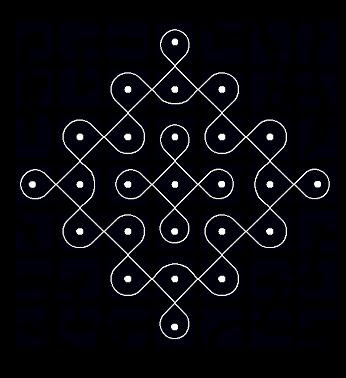
#> input picture assets/kolam1.JPG, 346 x 378 px
$ python -i vision.py   (imports and definitions only)
#> lines starting #> are read from the running program, lines starting #| are printed output that depends on the picture; after the words box and inside, x2 and y2 are one past the last pixel; in counts of white or black regions, pixels touching at a corner belong together
import cv2
import numpy as np

class MugguVision:
    def __init__(self, image_path):
#> called with image_path = '../assets/kolam1.JPG'
        self.image = cv2.imread(image_path)
#> self.image is the input picture: shape (378, 346, 3); mean B, G, R 14.7, 9.6, 9.8
        if self.image is None:
            raise ValueError(f"Could not open image at {image_path}")
        # Convert to HSV for better color/brightness separation
        self.hsv = cv2.cvtColor(self.image, cv2.COLOR_BGR2HSV)
#> self.hsv: shape (378, 346, 3); mean H, S, V 88.5, 161.7, 14.7
        self.gray = cv2.cvtColor(self.image, cv2.COLOR_BGR2GRAY)

    def identify_chukkalu(self):
        """
        Feature Extraction: Using HSV Color Segmentation and High-Intensity Thresholding
        to isolate 'Chukkalu' (dots).
        """
        # 1. Use V (Value) channel from HSV for intensity
        v_channel = self.hsv[:, :, 2]

        # 2. High-Intensity Thresholding
        # Dots are usually the brightest part of the image
        _, mask = cv2.threshold(v_channel, 200, 255, cv2.THRESH_BINARY)

        # 3. Morphological cleanup to remove noise
        kernel = cv2.getStructuringElement(cv2.MORPH_ELLIPSE, (5, 5))
        mask = cv2.morphologyEx(mask, cv2.MORPH_OPEN, kernel)

        # 4. Contour detection
        contours, _ = cv2.findContours(mask, cv2.RETR_EXTERNAL, cv2.CHAIN_APPROX_SIMPLE)

        dots = []
        for cnt in contours:
            area = cv2.contourArea(cnt)
            # Filter by area to distinguish dots from lines or noise
            # Increased max area to 2000 to catch dots in larger/closer images (e.g. kolam4)
            if 5 < area < 2000:
                M = cv2.moments(cnt)
                if M["m00"] != 0:
                    cx = int(M["m10"] / M["m00"])
                    cy = int(M["m01"] / M["m00"])
                    dots.append((cx, cy))
        return dots

    def get_skeleton(self):
        """
        Structural Skeletonization: Converting hand-drawn or digital lines into a
        1-pixel-wide mathematical 'skeleton'.
        """
        # 1. Adaptive Thresholding for robust line detection
        binary = cv2.adaptiveThreshold(self.gray, 255, cv2.ADAPTIVE_THRESH_GAUSSIAN_C,
                                       cv2.THRESH_BINARY_INV, 11, 2)

        # 2. Morphological Closing to bridge gaps
        kernel = cv2.getStructuringElement(cv2.MORPH_ELLIPSE, (3, 3))
        closed = cv2.morphologyEx(binary, cv2.MORPH_CLOSE, kernel, iterations=2)

        # 3. Skeletonization
        try:
            # Check for ximgproc (opencv-contrib-python)
            skeleton = cv2.ximgproc.thinning(closed, thinningType=cv2.ximgproc.THINNING_ZHANGSUEN)
        except AttributeError:
            # Fallback for standard OpenCV
            skeleton = self._skeletonize_morphological(closed)

        return skeleton

    def _skeletonize_morphological(self, img):
        """Standard morphological skeletonization fallback."""
        size = np.size(img)
        skel = np.zeros(img.shape, np.uint8)

        element = cv2.getStructuringElement(cv2.MORPH_CROSS, (3, 3))
        done = False

        while not done:
            eroded = cv2.erode(img, element)
            temp = cv2.dilate(eroded, element)
            temp = cv2.subtract(img, temp)
            skel = cv2.bitwise_or(skel, temp)
            img = eroded.copy()

            zeros = size - cv2.countNonZero(img)
            if zeros == size:
                done = True
        return skel

    def verify_sikku_topology(self, skeleton):
        """
        Rule-Based Verification: Applying Topological Neighbor Counting to verify
        if a design follows the Sikku principle (single continuous closed loop).
        """
        skel_bool = (skeleton > 0).astype(np.uint8)

        # Neighbor counting kernel
        kernel = np.array([[1, 1, 1], [1, 0, 1], [1, 1, 1]], dtype=np.uint8)

        # Count neighbors for each pixel
        neighbor_count = cv2.filter2D(skel_bool, -1, kernel)
        neighbor_count = neighbor_count * skel_bool

        # Endpoints have exactly 1 neighbor
        endpoints = np.sum(neighbor_count == 1)

        # Sikku Principle: A closed loop must have ZERO endpoints.
        is_closed_loop = (endpoints == 0)
        has_content = np.sum(skel_bool) > 0

        return {
            "is_closed_loop": is_closed_loop,
            "endpoints_count": endpoints,
            "has_content": has_content
        }

    def classify_style(self, dots, skeleton):
        """
        Style Classifier: Distinguishes between Puli, Sikku, and Padi styles.
        """
        if not dots:
            return "Unknown (No Dots)"

        # 1. Distance Transform from Skeleton
        skel_inv = cv2.bitwise_not(skeleton)
        dist_transform = cv2.distanceTransform(skel_inv, cv2.DIST_L2, 5)

        dot_distances = []
        for dot in dots:
            d = dist_transform[dot[1], dot[0]]
            dot_distances.append(d)

        avg_dist = np.mean(dot_distances) if dot_distances else 0

        style = "Unknown"

        # Heuristic: If avg distance is very small (< 10 pixels), likely Puli.
        if avg_dist < 12:
            style = "Puli Kolam (Dot-to-Dot)"
        else:
            style = "Sikku Kolam (Curved)"

        return style

    def extract_color_palette(self, k=2):
        """
        Color Palette 'Mood' Extraction: K-Means Clustering on original colors.
        Ignores background color to find dominant *design* colors.
        Returns Top 2 colors.
        """
        # Resize for speed
        img_small = cv2.resize(self.image, (150, 150))
        img_rgb = cv2.cvtColor(img_small, cv2.COLOR_BGR2RGB)

        # Detect background color (median of 4 corners)
        h, w, _ = img_rgb.shape
        corners = [
            img_rgb[0, 0], img_rgb[0, w-1],
            img_rgb[h-1, 0], img_rgb[h-1, w-1]
        ]
        bg_color = np.median(corners, axis=0) # [R, G, B]

        pixels = img_rgb.reshape(-1, 3).astype(np.float32)

        # Filter out background pixels
        # Calculate distance of each pixel to detected background
        dist_to_bg = np.linalg.norm(pixels - bg_color, axis=1)

        # Threshold: exclude pixels very close to background (e.g., < 30 euclidean dist)
        # Also exclude very dark pixels if BG is dark (Charcoal Black issue)
        # But 'bg_color' logic covers generic background.

        non_bg_mask = dist_to_bg > 30
        content_pixels = pixels[non_bg_mask]

        # If image is solid color or mask removed everything, fallback to original
        if len(content_pixels) < 100:
            content_pixels = pixels

        # K-Means
        criteria = (cv2.TERM_CRITERIA_EPS + cv2.TERM_CRITERIA_MAX_ITER, 10, 1.0)

        # Handle case where we have fewer pixels than k centers
        actual_k = min(k, len(content_pixels))

        if actual_k > 0:
            _, labels, centers = cv2.kmeans(content_pixels, actual_k, None, criteria, 10, cv2.KMEANS_RANDOM_CENTERS)
            dominant_colors = centers.astype(int)
        else:
            dominant_colors = []

        palette = []
        for color in dominant_colors:
            name = self._get_cultural_color_name(color)
            palette.append(name)

        return palette

    def _get_cultural_color_name(self, rgb):
        """Maps RGB to nearest Indian cultural color name."""
        r, g, b = rgb

        # Simple Euclidean distance mapping to a predefined cultural palette
        cultural_colors = {
            "Kumkum Red": (180, 20, 20),
            "Turmeric Yellow": (255, 200, 0),
            "Rice Flour White": (240, 240, 240),
            "Charcoal Black": (30, 30, 30),
            "Leaf Green": (34, 139, 34),
            "Sky Blue": (135, 206, 235),
            "Magenta": (255, 0, 255),
            "Saffron": (255, 153, 51),
            "Mud Brown": (101, 67, 33),
            "Deep Blue": (0, 50, 150)
        }

        min_dist = float('inf')
        closest_name = "Unknown"

        for name, ref_rgb in cultural_colors.items():
            dist = np.sqrt((r - ref_rgb[0])**2 + (g - ref_rgb[1])**2 + (b - ref_rgb[2])**2)
            if dist < min_dist:
                min_dist = dist
                closest_name = name

        return closest_name

    def analyze_principles(self):
        dots = self.identify_chukkalu()
#> in identify_chukkalu, `_, mask = cv2.threshold(v_channel, 200, 255, cv2.THRESH_BINARY)`:
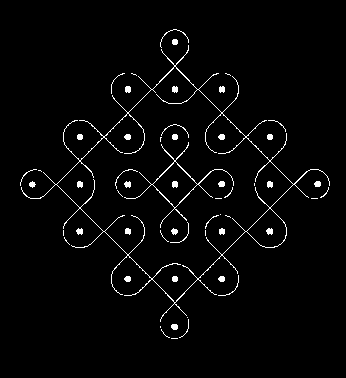
#> mask: shape (378, 346); 2.6% white in thin lines or dots, all inside (x1, y1, x2, y2) = (20, 29, 330, 339)
#> in identify_chukkalu, `mask = cv2.morphologyEx(mask, cv2.MORPH_OPEN, kernel)`:
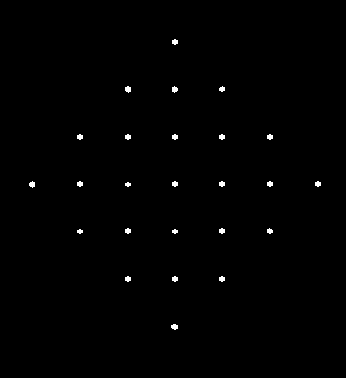
#> mask: shape (378, 346); 0.53% white; 25 white regions
#> in identify_chukkalu, `contours, _ = cv2.findContours(mask, cv2.RETR_EXTERNAL, cv2.CHAIN_APPR..`: contours = 25 contours, 21 with area under 20; largest, box (x1, y1, x2, y2) and area: (171, 324, 178, 330) 22, (125, 86, 131, 93) 22, (29, 181, 35, 188) 21, (172, 86, 178, 93) 21
#> the loop in identify_chukkalu, `for cnt in contours:` made 25 passes
#> (area, cx, cy) on passes 1, 16, 23, 24: (22.5, 174, 326), (21, 31, 184), (21, 174, 89), (22.5, 127, 88)
#> after the loop in identify_chukkalu, `for cnt in contours:`: dots = 25 pairs, first value 31 to 317, second value 41 to 326
        skel = self.get_skeleton()
#> in get_skeleton, `binary = cv2.adaptiveThreshold(self.gray, 255, cv2.ADAPTIVE_THRESH_GAU..`:
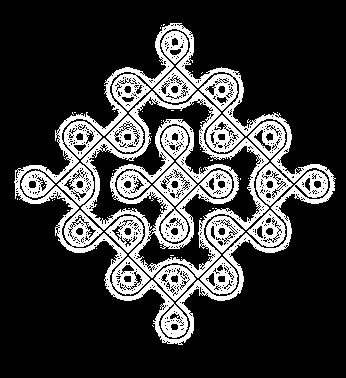
#> binary: shape (378, 346); 23% white; 61 white regions (44 under 20 px), largest, box (x1, y1, x2, y2) and area: (14, 23, 336, 345) 11753, (81, 91, 269, 278) 8317, (153, 163, 197, 206) 754
#> in get_skeleton, `closed = cv2.morphologyEx(binary, cv2.MORPH_CLOSE, kernel, iterations=2)`:
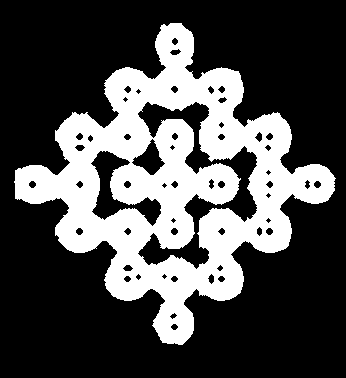
#> closed: shape (378, 346); 30.1% white; 1 white region, box (x1, y1, x2, y2) and area: (14, 23, 336, 345) 39351
#> in get_skeleton, `skeleton = cv2.ximgproc.thinning(closed, thinningType=cv2.ximgproc.THI..`: skeleton: shape (378, 346); 2.5% white in thin lines or dots, all inside (x1, y1, x2, y2) = (21, 31, 328, 337)
        topology = self.verify_sikku_topology(skel)
#> in verify_sikku_topology, `neighbor_count = neighbor_count * skel_bool`:
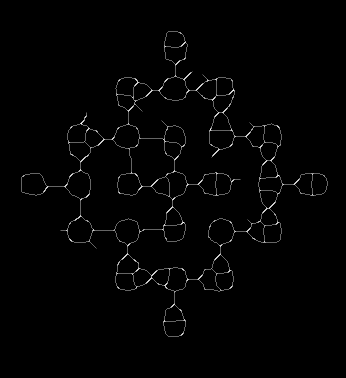
#> neighbor_count: shape (378, 346); min 0, max 5, mean 0.062; drawn with min black and max white
#> in verify_sikku_topology, `endpoints = np.sum(neighbor_count == 1)`: endpoints = 11
#> in verify_sikku_topology, `is_closed_loop = (endpoints == 0)`: is_closed_loop = False
#> in verify_sikku_topology, `has_content = np.sum(skel_bool) > 0`: has_content = True
#> topology = {'is_closed_loop': False, 'endpoints_count': 11, 'has_content': True}

        style_label = self.classify_style(dots, skel)
#> in classify_style, `dist_transform = cv2.distanceTransform(skel_inv, cv2.DIST_L2, 5)`:
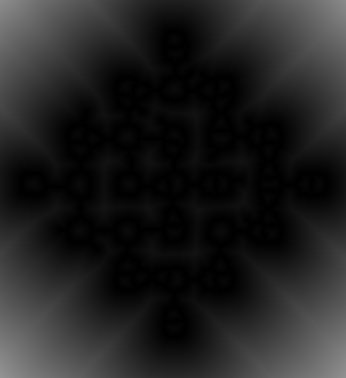
#> dist_transform: shape (378, 346) float32; min 0, max 147.5, mean 34
#> the loop in classify_style, `for dot in dots:` made 25 passes
#> (dot, d) on passes 1 to 12: ((174, 326), 5), ((221, 278), 5), ((174, 278), 5.79), ((127, 278), 5), ((174, 231), 6), ((79, 231), 11), ((269, 230), 5), ((221, 230), 10.98), ((127, 230), 10.59), ((127, 184), 9.59), ((317, 183), 5.79), ((269, 183), 6)
#> after the loop in classify_style, `for dot in dots:`: dot_distances = 25 values, max 11 at index 5, min 5 at index 0, mean 7.18
#> in classify_style, `avg_dist = np.mean(dot_distances) if dot_distances else 0`: avg_dist = 7.18
#> style_label = 'Puli Kolam (Dot-to-Dot)'
        palette = self.extract_color_palette()
#> in extract_color_palette, `img_small = cv2.resize(self.image, (150, 150))`:
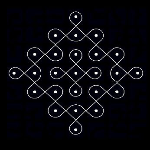
#> img_small: shape (150, 150, 3); mean B, G, R 14.6, 9.6, 9.7
#> in extract_color_palette, `corners = [ img_rgb[0, 0], img_rgb[0, w-1], img_rgb[h-1, 0], img_rgb[h..`: corners = [[0, 0, 0], [0, 0, 0], [0, 0, 0], [0, 0, 0]]
#> in extract_color_palette, `bg_color = np.median(corners, axis=0)`: bg_color = [0, 0, 0]
#> in extract_color_palette, `content_pixels = pixels[non_bg_mask]`: content_pixels = 1609 rows, first 8: [27, 26, 33], [111, 110, 117], [109, 108, 117], [65, 64, 70], [245, 244, 250], [36, 35, 43], [231, 230, 237], [166, 167, 172]
#> in extract_color_palette, `actual_k = min(k, len(content_pixels))`: actual_k = 2
#> in extract_color_palette, `_, labels, centers = cv2.kmeans(content_pixels, actual_k, None, criter..`: labels = 1609 values, max 1 at index 4, min 0 at index 0, mean 0.488; centers = [[59.07, 59.13, 64.76], [187.3, 187.6, 191.4]]
#> in extract_color_palette, `dominant_colors = centers.astype(int)`: dominant_colors = [[59, 59, 64], [187, 187, 191]]
#> the loop in extract_color_palette, `for color in dominant_colors:` made 2 passes
#> after the loop in extract_color_palette, `for color in dominant_colors:`: palette = ['Mud Brown', 'Sky Blue']
#> palette = ['Mud Brown', 'Sky Blue']

        return {
            "Anchor Dot Grid (Chukkalu)": len(dots) >= 1,
            "Single Continuous Line (Sikku)": topology["is_closed_loop"] and topology["has_content"],
            "Zero Endpoints Checks": topology["endpoints_count"] == 0,
            "Design Style": style_label,
            "Detected Palette": palette
        }

    def get_edges(self):
        return self.get_skeleton()

>>> result = MugguVision('../assets/kolam1.JPG').analyze_principles()
#> result = {'Anchor Dot Grid (Chukkalu)': True, 'Single Continuous Line (Sikku)': False, 'Zero Endpoints Checks': False, 'Design Style': 'Puli Kolam (Dot-to-Dot)', 'Detected Palette': ['Mud Brown', 'Sky Blue']}

$ run again, on assets/kolam4.jpg
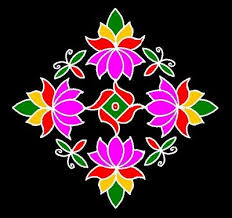
#> input picture assets/kolam4.jpg, 232 x 218 px
#> in __init__, self.image is the input picture: shape (218, 232, 3); mean B, G, R 40.1, 33.2, 55.3
#> self.hsv: shape (218, 232, 3); mean H, S, V 33.4, 61.9, 59.9
#> in identify_chukkalu, `mask = cv2.morphologyEx(mask, cv2.MORPH_OPEN, kernel)`:
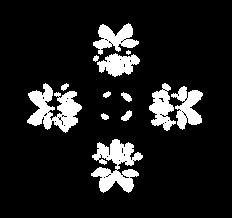
#> mask: shape (218, 232); 11.9% white; 13 white regions (1 under 20 px)
#> contours = 13 contours, 2 with area under 20; largest, box (x1, y1, x2, y2) and area: (91, 139, 143, 193) 1333, (27, 83, 82, 133) 1296, (171, 86, 203, 130) 680, (93, 23, 139, 55) 670, (149, 83, 176, 131) 630
#> the loop in identify_chukkalu, `for cnt in contours:` made 13 passes
#> (area, cx, cy) on passes 1 to 8: (1333, 115, 165), (27.5, 104, 116), (56, 126, 115), (49, 126, 96), (26, 106, 94), (680.5, 187, 107), (630, 161, 107), (28, 64, 86)
#> after the loop in identify_chukkalu, `for cnt in contours:`: dots = [(115, 165), (104, 116), (126, 115), (126, 96), (106, 94), (187, 107), (161, 107), (64, 86), (54, 108), (95, 58), (118, 64), (128, 52), (114, 37)]
#> binary: shape (218, 232); 30.1% white; 74 white regions (15 under 20 px), largest, box (x1, y1, x2, y2) and area: (7, 4, 225, 216) 8464, (102, 94, 128, 119) 258, (108, 50, 122, 79) 215
#> closed: shape (218, 232); 44.3% white; 1 white region, box (x1, y1, x2, y2) and area: (7, 4, 225, 216) 22382
#> skeleton: shape (218, 232); 3.6% white in thin lines or dots, all inside (x1, y1, x2, y2) = (15, 16, 222, 203)
#> endpoints = 5
#> is_closed_loop = False
#> has_content = True
#> topology = {'is_closed_loop': False, 'endpoints_count': 5, 'has_content': True}
#> the loop in classify_style, `for dot in dots:` made 13 passes
#> (dot, d) on passes 1 to 8: ((115, 165), 4), ((104, 116), 4.2), ((126, 115), 7.99), ((126, 96), 7.8), ((106, 94), 11), ((187, 107), 5), ((161, 107), 9), ((64, 86), 1)
#> after the loop in classify_style, `for dot in dots:`: dot_distances = [4, 4.2, 7.99, 7.8, 11, 5, 9, 1, 6, 1, 8.79, 5.6, 7.8]
#> avg_dist = 6.09
#> style_label = 'Puli Kolam (Dot-to-Dot)'
#> in extract_color_palette, `img_small = cv2.resize(self.image, (150, 150))`:
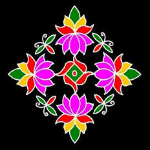
#> img_small: shape (150, 150, 3); mean B, G, R 40.1, 33.2, 55.3
#> corners = [[0, 0, 0], [0, 0, 0], [0, 0, 0], [0, 0, 0]]
#> bg_color = [0, 0, 0]
#> actual_k = 2
#> labels = 6748 values, max 1 at index 3, min 0 at index 0, mean 0.56; centers = [[130.6, 83.83, 36.46], [222.3, 127.8, 205.9]]
#> dominant_colors = [[130, 83, 36], [222, 127, 205]]
#> the loop in extract_color_palette, `for color in dominant_colors:` made 2 passes
#> after the loop in extract_color_palette, `for color in dominant_colors:`: palette = ['Mud Brown', 'Rice Flour White']
#> result = {'Anchor Dot Grid (Chukkalu)': True, 'Single Continuous Line (Sikku)': False, 'Zero Endpoints Checks': False, 'Design Style': 'Puli Kolam (Dot-to-Dot)', 'Detected Palette': ['Mud Brown', 'Rice Flour White']}

$ run again, on assets/kolam3.png
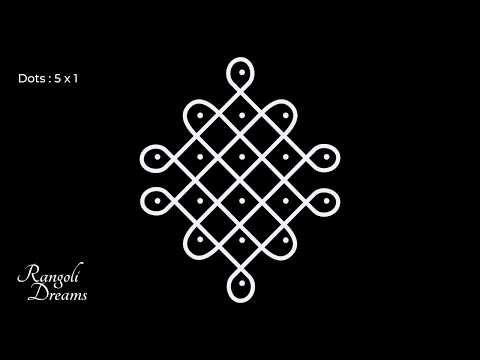
#> input picture assets/kolam3.png, 480 x 360 px
#> in __init__, self.image is the input picture: shape (360, 480, 3); mean B, G, R 13.1, 12.8, 12.9
#> self.hsv: shape (360, 480, 3); mean H, S, V 9.2, 7.7, 13.1
#> in identify_chukkalu, `mask = cv2.morphologyEx(mask, cv2.MORPH_OPEN, kernel)`:
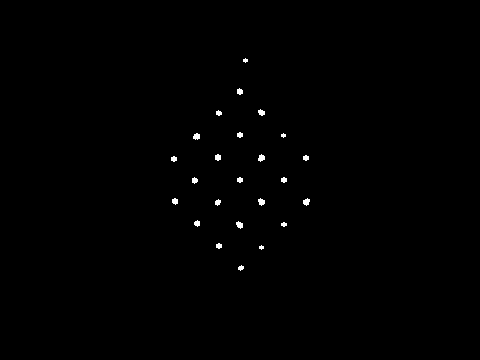
#> mask: shape (360, 480); 0.41% white; 24 white regions (3 under 20 px)
#> contours = 24 contours, 12 with area under 20; largest, box (x1, y1, x2, y2) and area: (236, 221, 243, 229) 28, (303, 198, 310, 206) 28, (258, 198, 265, 206) 28, (258, 154, 265, 162) 28, (193, 133, 200, 140) 26
#> the loop in identify_chukkalu, `for cnt in contours:` made 24 passes
#> (area, cx, cy) on passes 5, 6, 7, 8, 9, 10, 13, 16: (27.5, 239, 224), (21, 196, 223), (20, 217, 201), (27.5, 305, 201), (27.5, 261, 201), (22.5, 174, 200), (21, 194, 180), (27.5, 261, 157)
#> after the loop in identify_chukkalu, `for cnt in contours:`: dots = [(240, 267), (261, 247), (218, 245), (283, 224), (239, 224), (196, 223), (217, 201), (305, 201), (261, 201), (174, 200), (283, 179), (239, 179), (194, 180), (173, 158), (305, 157), (261, 157), (217, 157), (283, 135), (196, 136), (239, 134), (218, 112), (261, 112), (239, 91), (245, 60)]
#> binary: shape (360, 480); 12% white; 53 white regions (24 under 20 px), largest, box (x1, y1, x2, y2) and area: (135, 52, 345, 308) 6246, (13, 254, 91, 306) 2008, (14, 69, 82, 90) 943
#> closed: shape (360, 480); 14.1% white; 24 white regions (6 under 20 px), largest, box (x1, y1, x2, y2) and area: (135, 52, 345, 308) 11153, (13, 254, 91, 306) 2900, (14, 69, 82, 90) 1302
#> skeleton: shape (360, 480); 1.6% white in thin lines or dots, all inside (x1, y1, x2, y2) = (25, 54, 343, 305)
#> endpoints = 11
#> is_closed_loop = False
#> has_content = True
#> topology = {'is_closed_loop': False, 'endpoints_count': 11, 'has_content': True}
#> the loop in classify_style, `for dot in dots:` made 24 passes
#> (dot, d) on passes 1 to 8: ((240, 267), 9), ((261, 247), 1), ((218, 245), 9), ((283, 224), 2.8), ((239, 224), 9), ((196, 223), 9), ((217, 201), 8), ((305, 201), 9)
#> after the loop in classify_style, `for dot in dots:`: dot_distances = [9, 1, 9, 2.8, 9, 9, 8, 9, 9, 9, 9, 8, 9, 9, 10, 9, 0, 0, 1.4, 10, 1.4, 1, 8, 4.39]
#> avg_dist = 6.46
#> style_label = 'Puli Kolam (Dot-to-Dot)'
#> in extract_color_palette, `img_small = cv2.resize(self.image, (150, 150))`:
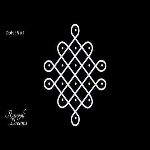
#> img_small: shape (150, 150, 3); mean B, G, R 13, 12.7, 12.7
#> corners = [[0, 0, 0], [0, 0, 0], [0, 0, 0], [0, 0, 0]]
#> bg_color = [0, 0, 0]
#> content_pixels = 1715 rows, first 8: [185, 185, 185], [251, 251, 251], [246, 246, 246], [239, 239, 239], [40, 40, 40], [207, 207, 207], [248, 248, 248], [196, 196, 196]
#> actual_k = 2
#> labels = 1715 values, max 1 at index 0, min 0 at index 4, mean 0.609; centers = [[66.06, 65.72, 67.62], [221.6, 221, 223.3]]
#> dominant_colors = [[66, 65, 67], [221, 221, 223]]
#> the loop in extract_color_palette, `for color in dominant_colors:` made 2 passes
#> after the loop in extract_color_palette, `for color in dominant_colors:`: palette = ['Mud Brown', 'Rice Flour White']
#> result = {'Anchor Dot Grid (Chukkalu)': True, 'Single Continuous Line (Sikku)': False, 'Zero Endpoints Checks': False, 'Design Style': 'Puli Kolam (Dot-to-Dot)', 'Detected Palette': ['Mud Brown', 'Rice Flour White']}
